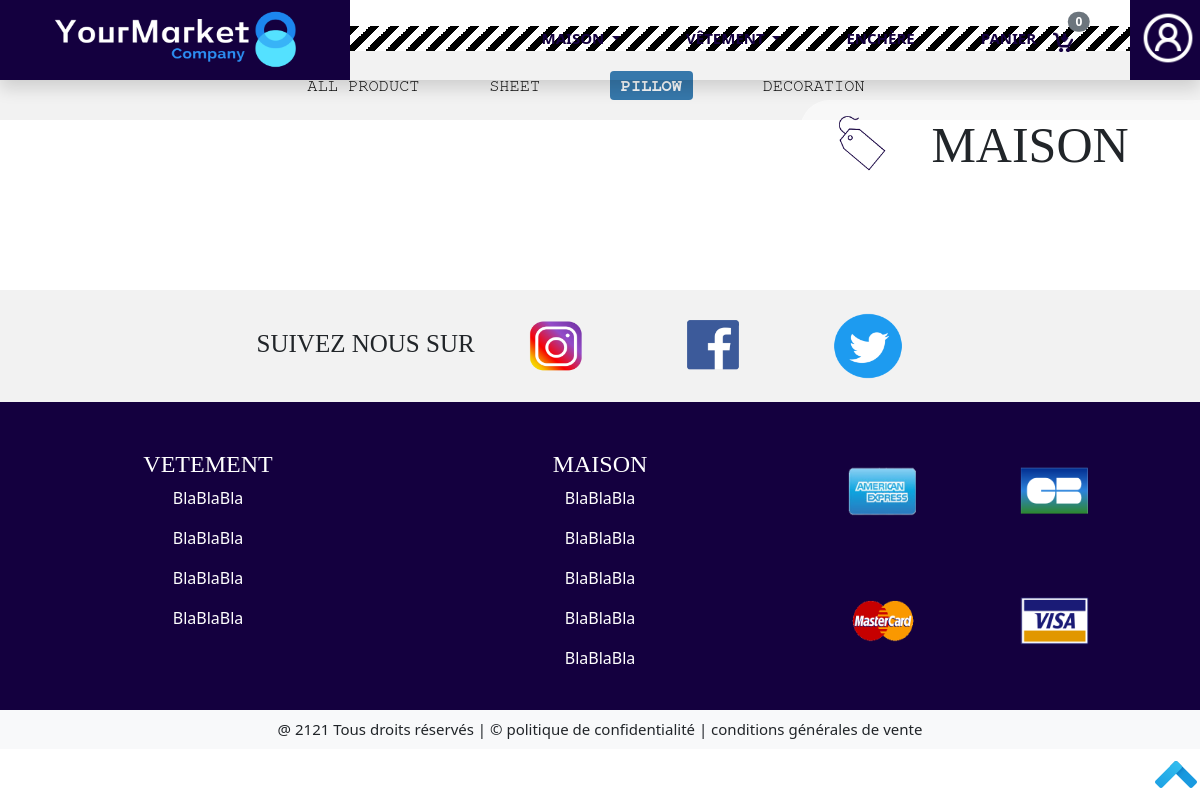
The page /Front/Acheteur/page-maison-pillow.php on the database as committed earlier.
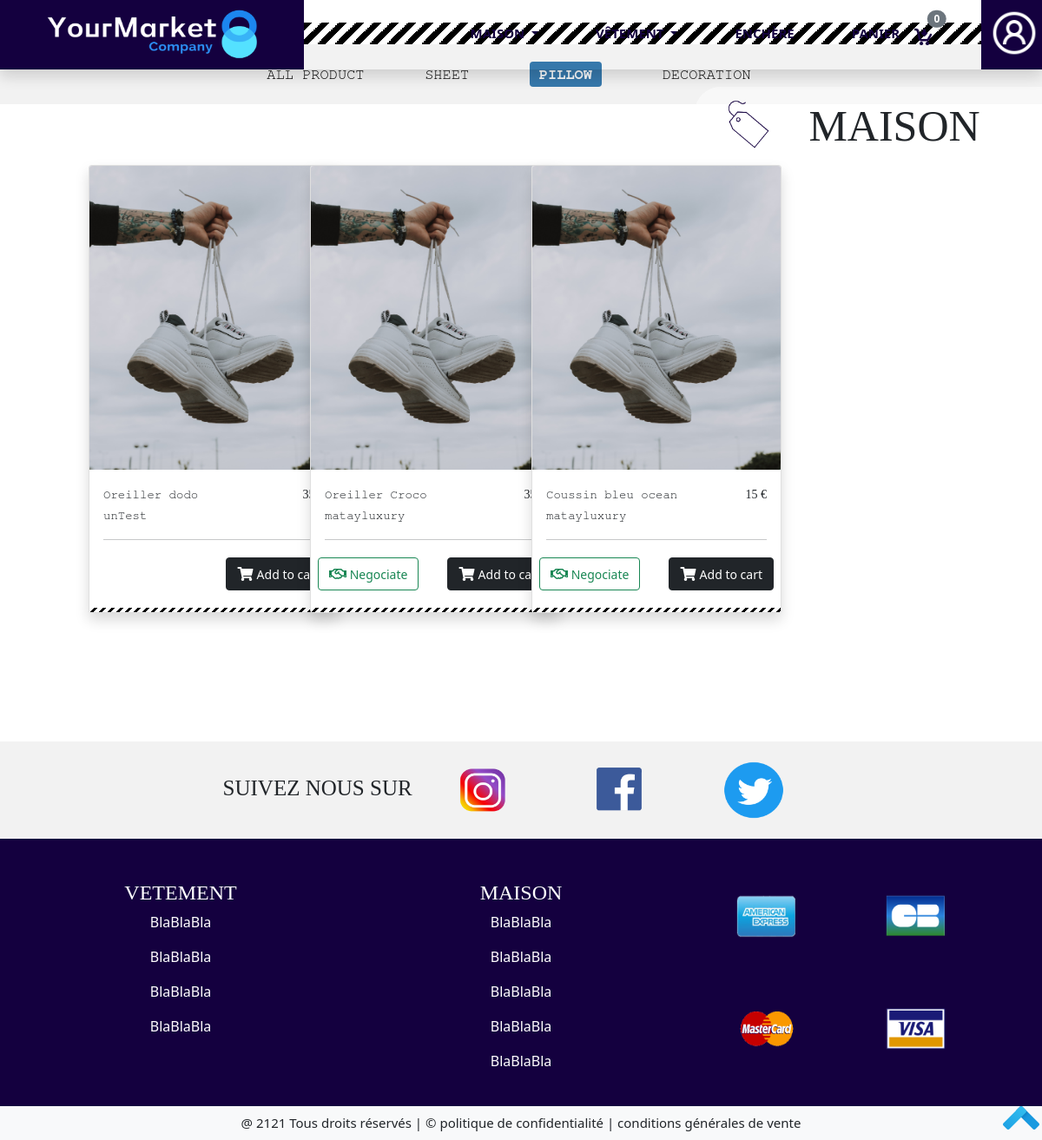
The same page on the database as committed later.
### tables this page shows
CREATE TABLE IF NOT EXISTS `item` (
  `id_item` int(11) NOT NULL AUTO_INCREMENT,
  `id_seller` int(11) NOT NULL,
  `price` varchar(15) NOT NULL,
  `name` varchar(20) NOT NULL,
  `category` varchar(255) NOT NULL,
  `subcategory` varchar(255) NOT NULL,
  `quantity` varchar(15) NOT NULL,
  `description` text NOT NULL,
  `photo` varchar(255) NOT NULL,
  `is_bidding` tinyint(4) NOT NULL DEFAULT '0',
  `is_negotiated` tinyint(4) NOT NULL DEFAULT '0',
  `is_buying` tinyint(4) NOT NULL DEFAULT '0',
  PRIMARY KEY (`id_item`),
  KEY `id_item` (`id_item`),
  KEY `id_seller` (`id_seller`)
);

CREATE TABLE IF NOT EXISTS `seller` (
  `id_seller` int(11) NOT NULL AUTO_INCREMENT,
  `brand` varchar(30) NOT NULL,
  `profil_picture` varchar(255) NOT NULL,
  `background` varchar(255) NOT NULL,
  `phone` varchar(255) NOT NULL,
  `email` varchar(255) NOT NULL,
  `passworde` varchar(255) NOT NULL,
  PRIMARY KEY (`id_seller`),
  KEY `id_seller` (`id_seller`)
);

### Front/Acheteur/page-maison-pillow.php (the view, shortened to what this page needs)
<?php
    require "head.php";
        include("../../Bdd/cnx.php");
        $queryCountCadre = mysqli_query($con, "select count(id_item) as total  from item where category='maison' and subcategory='oreiller'");
        $queryAllCadre = mysqli_query($con, "select name, price ,subcategory, brand, quantity, description,photo, is_negotiated, is_bidding from item,seller where seller.id_seller=item.id_seller and category='maison' and subcategory='oreiller'");
?>
<div class="vetement_general">
    <div class="deco_marque_general position-absolute position-absolute top-0 end-0">
        <img class="img_icon_sale position-absolute top-50 start-0 translate-middle-y" src="../../Image/icon_sale.png" alt="icon_sale">
        <p class="texte_deco_marque_general texte_style text-uppercase position-absolute top-50 start-50 translate-middle">maison</p>
    </div>
    <div class="class_separation" id="menuCatMaison"></div>
</div>
<div class="vetement_details" >
    <div class="navbar_vetement">
            <ul class="navbar_listeVendeur_details detail_style centrer">
                    <li><a href="page-maison.php#menuCatMaison" class="text-uppercase" >All product</a> </li>
                    <li><a href="page-maison-sheet.php#menuCatMaison" class="text-uppercase">SHEET</a></li>
                    <li><a href="page-maison-pillow.php#menuCatMaison" class=" badge text-uppercase bg_blue1 text-light">PILLOW</a></li>
                    <li><a href="page-maison-decoration.php#menuCatMaison" class="text-uppercase">DECORATION</a></li>
                </ul>
    </div>
</div>
<div class="maison_liste_total row">
    <div class="col-1"></div>
    <div class="col-10">
        <div class="row">
        <?php
        if($row = mysqli_fetch_assoc($queryCountCadre)){
            $total = $row['total'];
            for ($i=0; $i<=$total;$i++){
                if($rowAllCadre = mysqli_fetch_assoc($queryAllCadre)){
                    $nameCadre = $rowAllCadre['name'];
                    $prixCadre = $rowAllCadre['price'];
                    $brandCadre = $rowAllCadre['brand'];
                    $is_negotiated = $rowAllCadre['is_negotiated'];
                    ?>
                    <div class="listeVendeur_un_par_un col-3 mb-5">
                        <div class="card shadow cardProduct" style="width: 18rem;" >
                            <img class="img_listeVendeur_logo card-img-top" src="../../Image/chaussure.png" alt="oreiller">
                            <div class="card-body">
                                <div class="row">
                                    <div class="col-md-9">
                                    <div class="detail_style_titre detail_style"><small><?php echo $nameCadre ?></small></div>
                                <div class="detail_style_marque detail_style"><small><?php echo $brandCadre ?></small></div>
                                    </div>
                                    <div class="col-md-3">
                                        <p href="#" class="detail_style_prix texte_style f_right"><small><?php echo $prixCadre ?> €</small> </p>
                                    </div>
                                </div>
                                <hr>
                                <div class="row">
                                    <div class="col-6 p-1 m-0">
                                        <?php if($is_negotiated == 1){ ?>
                                            <button type="button" class="btn btn-outline-success" data-bs-toggle="modal" data-bs-target="#nego_prix_maison"> <i class="far fa-handshake"></i><small> Negociate</small></button>
                                        <?php } ?>
                                    </div>
                                    <div class="col-6  p-1 m-0">
                                        <button type="button" class="btn btn-dark f_right"> <i class="fas fa-shopping-cart"></i>    <small>Add to cart</small></button>
                                    </div>
                            </div>
                            </div>
                            <div class="class_separation2 w-100"></div>
                            </div>
                        </div>
            <?php
                }
            }
        }
        ?>
        </div>
    </div>
    <div class="col-1"></div>
</div>
<?php
    include("footer.php");
?>

### Front/Acheteur/head.php (shortened to what this page needs)
<!DOCTYPE html>
<html>
<head>
    <link rel="stylesheet" href="../../Lien/yourmarket.css">
    <link rel="stylesheet" href="../../Lien/accueil.css">
    <link rel="stylesheet" href="../../Lien/categorie.css">
    <link rel="stylesheet" href="../../Lien/infoPerso.css">
    <link rel="stylesheet" href="../../Lien/article.css">
    <link rel="stylesheet" href="../../Lien/panier.css">
    <link href="https://cdn.jsdelivr.net/npm/bootstrap@5.0.0-beta2/dist/css/bootstrap.min.css" rel="stylesheet"
>
    <link rel="stylesheet" href="https://pro.fontawesome.com/releases/v5.10.0/css/all.css"
/>
</head>
<body>
<nav class="navbar navbar_menu_principal fixed-top navbar-expand-lg shadow">
    <div class="container-fluid">
        <a class="navbar-brand" href="index.php"><img class="position-absolute top-0 start-0" id="img_logo_navbar"
                src="../../Image/logo_navbar.png" alt="logo_navbar"></a>
        <form class="form-inline my-2 my-lg-0">
            <div class="collapse navbar-collapse" id="navbarNavDropdown">
                <ul class="navbar-nav text-uppercase">
                    <li class="nav-item dropdown nav_regul">
                        <a class="nav-link dropdown-toggle" href="#" id="navbarDropdownMenuLink" role="button"
                            data-bs-toggle="dropdown" aria-expanded="false">
                            Maison
                        </a>
                    </li>
                    <li class="nav-item dropdown nav_regul">
                        <a class="nav-link dropdown-toggle" href="#" id="navbarDropdownMenuLink" role="button"
                            data-bs-toggle="dropdown" aria-expanded="false">
                            Vêtement
                        </a>
                    </li>
                    <li class="nav-item nav_regul">
                        <a class="nav-link" href="enchere.php">Enchère</a>
                    </li>
                    <li class="nav-item">
                        <a class="nav-link" href="panier.php">Panier
                            <button type="button" class="nav_btn_panier btn position-relative">
                                <img id="img_nav_panier" src="../../Image/panier.png" alt="panier"> <span
                                    class="position-absolute top-0 start-100 translate-middle badge rounded-pill bg-secondary">0
                                    <span class="visually-hidden">unread messages</span></span>
                            </button>
                        </a>
                    </li>
                    <li class="nav_user position-absolute top-0 end-0">
                        <div class="btn-group">
                            <a class="nav-link"  id="dropdownMenuLink" data-bs-toggle="dropdown" aria-expanded="false">
                                <img id="img_nav_user" src="../../Image/user.png" alt="user">
                            </a>
                        </div>
                    </li>
                </ul>
            </div>
        </form>
    </div>
</nav>

### Front/Acheteur/footer.php (shortened to what this page needs)
<div class="suivez_reseaux pt-3 pb-3">
    <div class="text-uppercase centrer texte_style">
        Suivez nous sur
        <a href="#" style="text-decoration: none;">
            <img class="image_reseau" src="../../Image/instragram.png" alt="instragram">
        </a>
        <a href="test.html" style="text-decoration: none;">
            <img class="image_reseau" src="../../Image/facebook.png" alt="facebook">
        </a>
        <a href="#" style="text-decoration: none;">
            <img class="image_reseau" src="../../Image/twitter.png" alt="twitter">
        </a>
    </div>
</div>
<div class="footer">
    <div class="mon_footer1 row p-4">
        <div class="white centrer mt-4 col-md-4">
            <h4 class="texte_style">VETEMENT</h4>
            <p>BlaBlaBla</p>
            <p>BlaBlaBla</p>
            <p>BlaBlaBla</p>
            <p>BlaBlaBla</p>
        </div>
        <div class="white centrer mt-4 col-md-4">
            <h4 class="texte_style">MAISON</h4>
            <p>BlaBlaBla</p>
            <p>BlaBlaBla</p>
            <p>BlaBlaBla</p>
            <p>BlaBlaBla</p>
            <p>BlaBlaBla</p>
        </div>
        <div class="col-md-4 mt-4">
            <div class="container overflow-hidden">
                <div class="row gy-5">
                    <div class="col-6">
                        <div class="p-3">
                            <img class="image_payment_footer" src="../../Image/carte_payement_amex.png" alt="carte_payement_amex">
                        </div>
                    </div>
                    <div class="col-6">
                        <div class="p-3">
                            <img class="image_payment_footer" src="../../Image/carte_payement_cb.png" alt="carte_payement_cb">
                        </div>
                    </div>
                    <div class="col-6">
                        <div class="p-3">
                            <img class="image_payment_footer" src="../../Image/carte_payement_mastercard.png" alt="carte_payement_mastercard">
                        </div>
                    </div>
                    <div class="col-6">
                        <div class="p-3">
                            <img class="image_payment_footer" src="../../Image/carte_payement_visa.png" alt="carte_payement_visa">
                        </div>
                    </div>
                </div>
            </div>
        </div>
    </div>
    <div class="monfotter2 centrer bg-light p-2">
        @ 2121 Tous droits réservés | &copy; politique de confidentialité | conditions générales de vente
    </div>
</div>
<div class="fixed-bottom">
    <a href="#">
        <div class="position-absolute bottom-0 end-0">
            <img src="../../Image/fleche_haut.png" alt="fleche_haut">
        </div>
    </a>
</div>
</body>
</html>

### Lien/yourmarket.css (style rules this page uses)
.centrer { text-align: center; }
.white { color: white; }
.texte_style { font-family: Impact, fantasy; }
.detail_style { font-family: FreeMono, monospace; }
.class_separation { width: 100%; height: 25px; background: linear-gradient(-45deg, black 25%, white 25%, white 50%, black 50%, black 75%, white 75%, white); background-size:20px 20px; }
.f_right { float: right!important; }
.bg_blue1 { background-color:#3678ab!important; }
.navbar { width: 100%; height: 80px; }
.navbar-nav a { font-weight: bold; color: #14003f!important; }
.nav-item { margin-right: 50px; font-size: 15px; }
.nav_regul { margin-top: 6px; }
.nav_btn_panier { width: 40px; margin-right: 50px; }
.nav_user { width: 70px; height: 80px; background-color: #14003f; }
#img_logo_navbar { width: 350px; height: 80px; }
#img_nav_panier { width: 20px; height: 20px; margin-right: 50px; }
#img_nav_user { width: 60px; height: 60px; }
.mon_footer1 { background-color: #14003f; }
.image_payment_footer { width: 70px; height: 50px; }
.monfotter2 { font-size: 15px; }
.suivez_reseaux { background-color: #f2f2f2; margin-top: 100px; font-size: 25px; }
.image_reseau { width: 150px; height: 80px; }

### Lien/categorie.css (style rules this page uses)
.deco_marque_general { margin-top: 100px!important; background-color: rgb(255, 255, 255,0.5); width: 400px; height: 90px; border-radius: 30px 0 0 30px; }
.texte_deco_marque_general { font-size: 50px; margin-left: 30px!important; }
.img_icon_sale { float: left; width: 80px; height: 80px; margin-left: 20px!important; }
.navbar_vetement { background-color: #f2f2f2; }
.navbar_vetement { list-style-type: none; }
.maison_liste_total, .vetement_liste_total { margin-top: 70px!important; }
.class_separation2 { width: 250px; height: 5px; background: linear-gradient(-45deg, black 25%, white 25%, white 50%, black 50%, black 75%, white 75%, white); background-size:10px 10px; }
.cardProduct { position: relative; }

### Lien/article.css (style rules this page uses)
.navbar_listeVendeur_details li { display: inline-block; padding: 20px 0 20px 0; }
.navbar_listeVendeur_details li a { text-decoration: none; color: black; margin-right: 60px; font-size: 17px; }
.img_listeVendeur_logo { width: 250px; height: 350px; }

Rows that differ between the two databases and show on the page:
added item: name "Oreiller dodo", id_seller.brand "unTest", price "35…"
added item: name "Oreiller Croco", id_seller.brand "matayluxury", price "35…", is_negotiated 1 (drawn)
added item: name "Coussin bleu ocean", id_seller.brand "matayluxury", price "15", is_negotiated 1 (drawn)
